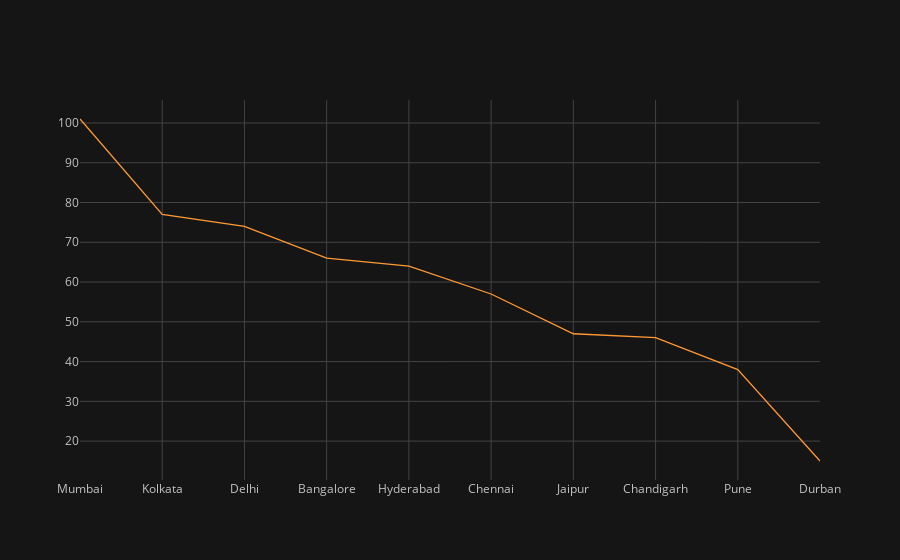

The notebook cell saved with this chart:
### Markdown cell above
### Which city host match many time per season?

### Code cell
c_mat= df['city'].value_counts()
c_mat[:10].iplot(kind='area',theme='solar')

### Figure 1 — Plotly figure (JSON) as saved in the notebook; plotly's stock layout.template omitted (floating-point values rounded to 4 significant figures)
{"data": [{"line": {"color": "rgba(255, 153, 51, 1.0)", "dash": "solid", "shape": "linear", "width": 1.3}, "mode": "lines", "name": "city", "text": "", "type": "scatter", "x": ["Mumbai", "Kolkata", "Delhi", "Bangalore", "Hyderabad", "Chennai", "Jaipur", "Chandigarh", "Pune", "Durban"], "y": [101, 77, 74, 66, 64, 57, 47, 46, 38, 15]}], "layout": {"legend": {"bgcolor": "#151516", "font": {"color": "#D9D9D9"}}, "paper_bgcolor": "#151516", "plot_bgcolor": "#151516", "title": {"font": {"color": "#D9D9D9"}}, "xaxis": {"gridcolor": "#434343", "showgrid": true, "tickfont": {"color": "#C2C2C2"}, "title": {"font": {"color": "#D9D9D9"}, "text": ""}, "zerolinecolor": "#666570"}, "yaxis": {"gridcolor": "#434343", "showgrid": true, "tickfont": {"color": "#C2C2C2"}, "title": {"font": {"color": "#D9D9D9"}, "text": ""}, "zerolinecolor": "#666570"}}}
